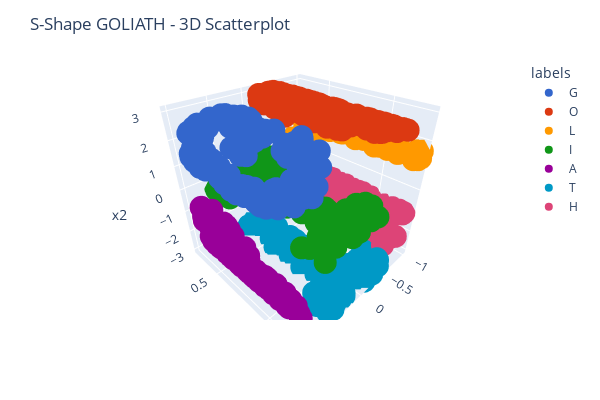

The notebook cell this image was saved under:
### Code cell
# Plot the 3D data points
figS = px.scatter_3d(dfS, x='x0', y='x1', z='x2', color='labels',
                     color_discrete_sequence=px.colors.qualitative.G10)
# Adjusting the view angle    
figS.update_layout(scene_camera=dict(eye=dict(x=1.1, y=1.1, z=1)),                    
                width=600, height=400, 
                title='S-Shape GOLIATH - 3D Scatterplot')                
figS.show()
